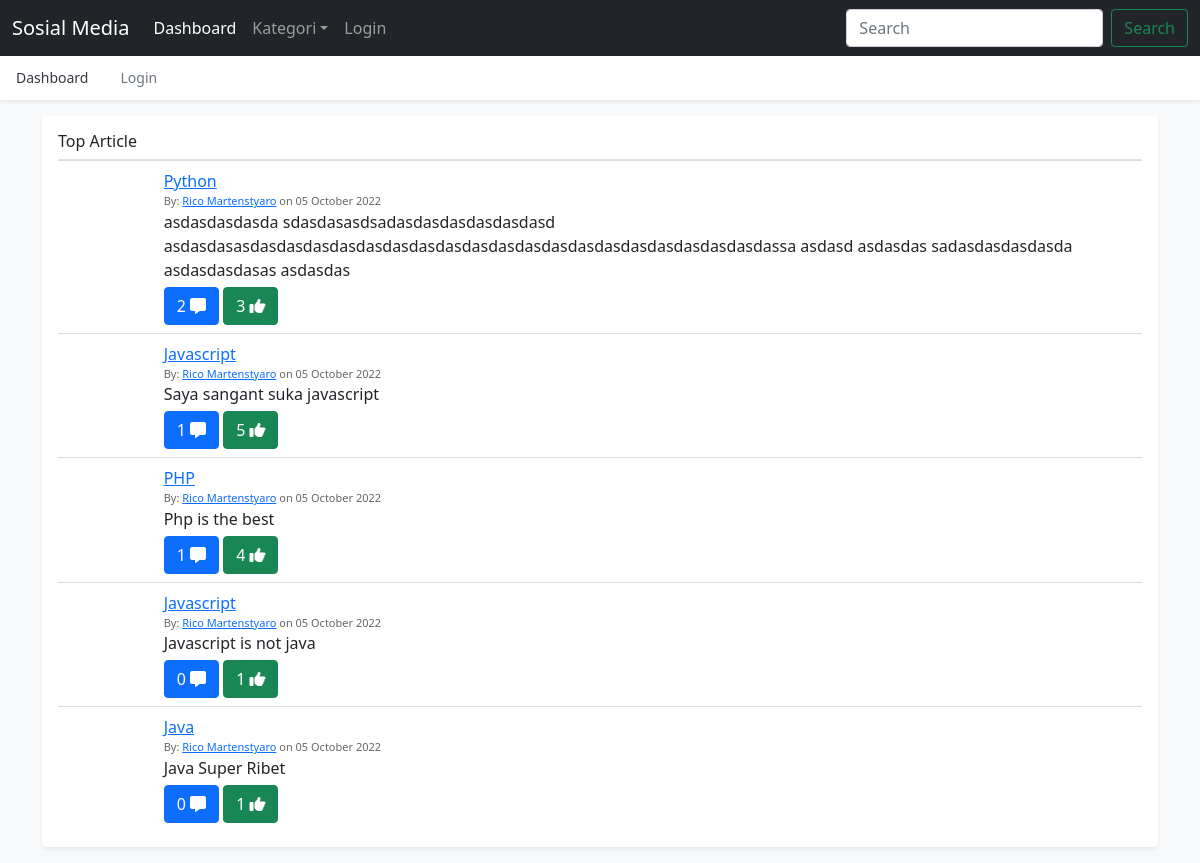
The page / on the database its author committed.
### tables this page shows
CREATE TABLE `artikel` (
  `id` int NOT NULL AUTO_INCREMENT,
  `kategori` int DEFAULT NULL,
  `username` varchar(100) DEFAULT NULL,
  `isi` text,
  `like` int NOT NULL DEFAULT '0',
  `comment` int NOT NULL DEFAULT '0',
  `created_at` datetime DEFAULT NULL,
  `updated_at` datetime DEFAULT NULL,
  `ringkasan` varchar(255) DEFAULT NULL,
  PRIMARY KEY (`id`)
);

CREATE TABLE `kategori` (
  `id` int NOT NULL AUTO_INCREMENT,
  `kategori` varchar(255) DEFAULT NULL,
  PRIMARY KEY (`id`)
);

CREATE TABLE `user` (
  `username` varchar(100) NOT NULL,
  `email` varchar(100) DEFAULT NULL,
  `nama_lengkap` varchar(255) DEFAULT NULL,
  `foto` varchar(255) DEFAULT NULL,
  `level_user` int DEFAULT NULL,
  `password` varchar(255) DEFAULT NULL,
  PRIMARY KEY (`username`)
);

### home.php (the view, shortened to what this page needs)
<!doctype html>
<html lang="en">
<?php
include "config/koneksi.php";
?>
<head>
  <link href="asset/css/bootstrap.min.css" rel="stylesheet">
  <link href="asset/css/comment.css" rel="stylesheet">
  <link href="asset/css/font-awesome.min.css" rel="stylesheet">
  <link href="asset/fontawesome/css/fontawesome.css" rel="stylesheet">
  <link href="asset/fontawesome/css/brands.css" rel="stylesheet">
  <link href="asset/fontawesome/css/solid.css" rel="stylesheet">
  <link href="asset/css/offcanvas.css" rel="stylesheet">
</head>
<body class="bg-light">
  <nav class="navbar navbar-expand-lg fixed-top navbar-dark bg-dark" aria-label="Main navigation">
    <div class="container-fluid">
      <a class="navbar-brand" href="#">Sosial Media</a>
      <div class="navbar-collapse offcanvas-collapse" id="navbarsExampleDefault">
        <ul class="navbar-nav me-auto mb-2 mb-lg-0">
          <li class="nav-item">
            <a class="nav-link active" aria-current="page" href="index.php">Dashboard</a>
          </li>
          <li class="nav-item dropdown">
            <a class="nav-link dropdown-toggle" href="#" id="dropdown01" data-bs-toggle="dropdown" aria-expanded="false">Kategori</a>
          </li>
          <li class="nav-item">
            <a class="nav-link" href="login.php">Login</a>
          </li>
        </ul>
        <form class="d-flex">
          <input class="form-control me-2" type="search" placeholder="Search" aria-label="Search">
          <button class="btn btn-outline-success" type="submit">Search</button>
        </form>
      </div>
    </div>
  </nav>
  <div class="nav-scroller bg-body shadow-sm">
    <nav class="nav nav-underline" aria-label="Secondary navigation">
      <a class="nav-link active" aria-current="page" href="index.php">Dashboard</a>
      <a class="nav-link" href="login.php">Login</a>
    </nav>
  </div>
  <main class="container">
    <?php
    if (empty($_GET['menu']) || !isset($_GET['menu'])) {
    ?>
      <div class="my-3 p-3 bg-body rounded shadow-sm">
        <h6 class="border-bottom pb-2 mb-0">Top Article</h6>
        <div class="panel panel-default widget">
          <div class="panel-body">
            <ul class="list-group">
              <?php
              if (isset($_GET['kategori']) || !empty($_GET['kategori'])) {
                $kondisi = "where artikel.kategori='" . $_GET['kategori'] . "'";
              } else {
                $kondisi = "";
              }
              $sql = "SELECT artikel.*,
              (artikel.comment*0.7 + artikel.like *0.3) as peringkat,
              kategori.kategori as nama_kategori,
              user.nama_lengkap,
              user.foto
              from artikel
              left join kategori on kategori.id=artikel.kategori
              left join user on user.username=artikel.username " . $kondisi .
                "order by peringkat desc";
              $result = mysqli_query($mysqli, $sql);
              while ($data = mysqli_fetch_array($result)) {
                if(!empty($data['foto'])){
                  $foto="images/".$data['foto'];
                }else{
                  $foto="asset/brand/user.svg";
                }
                echo '<li class="list-group-item">
                  <div class="row">
                      <div class="col-xs-2 col-md-1">
                          <img src="'.$foto.'" width="40px" class="img-circle img-responsive" alt="" /></div>
                      <div class="col-xs-10 col-md-11">
                          <div>
                              <a href="?kategori=' . $data['kategori'] . '">' . $data['nama_kategori'] . '</a>
                              <div class="mic-info">
                                  By: <a href="user.php?username='.$data['username'].'">' . $data['nama_lengkap'] . '</a> on ' . date('d F Y', strtotime($data['created_at'])) . '
                              </div>
                          </div>
                          <div class="comment-text">
                             ' . $data['ringkasan'] . '
                          </div>
                          <div class="action">
                              <button type="button" class="btn btn-primary btn-xs" title="Comment">
                              ' . $data['comment'] . ' <span class="fa fa-message"></span>
                              </button>
                              <button type="button" class="btn btn-success btn-xs" title="Approved">
                              ' . $data['like'] . ' <span class="fa fa-thumbs-up"></span>
                              </button>
                          </div>
                      </div>
                  </div>
              </li>';
              }
              ?>
            </ul>
          </div>
        </div>
      </div>
    <?php } ?>
  </main>
</body>
</html>

### index.php (shortened to what this page needs)
<?php
include "config/koneksi.php";
if(isset($_SESSION['username']) && ($_SESSION['username']!=='') ){
  include "app.php";
}
else{
  include "home.php";
}
?>

### asset/css/comment.css (style rules this page uses)
body { padding-top:30px; }
.widget .panel-body { padding:0px; }
.widget .list-group { margin-bottom: 0; }
.widget li.list-group-item { border-radius: 0;border: 0;border-top: 1px solid #ddd; }
.widget .mic-info { color: #666666;font-size: 11px; }
.widget .action { margin-top:5px; }

### asset/css/offcanvas.css (style rules this page uses)
html, body { overflow-x: hidden; }
body { padding-top: 56px; }
.nav-scroller { position: relative; z-index: 2; height: 2.75rem; overflow-y: hidden; }
.nav-scroller .nav { display: flex; flex-wrap: nowrap; padding-bottom: 1rem; margin-top: -1px; overflow-x: auto; color: rgba(255, 255, 255, .75); text-align: center; white-space: nowrap; -webkit-overflow-scrolling: touch; }
.nav-underline .nav-link { padding-top: .75rem; padding-bottom: .75rem; font-size: .875rem; color: #6c757d; }
.nav-underline .active { font-weight: 500; color: #343a40; }

### rows shown on the page
artikel: kategori.kategori "Python", user.nama_lengkap "Rico Martenstyaro", created_at "05 October 2022", ringkasan "asdasdasdasda sdasdasasdsadasdasdasdasdasdasd asdasdasasdasdasdasdasdasdasdasdasdasdasdasdasdasdasdasdasdasdasdasdassa asdasd asdasdas sadasdasdasdasda asdasdasdasas asdasdas", comment "2", like "3"
artikel: kategori.kategori "Javascript", user.nama_lengkap "Rico Martenstyaro", created_at "05 October 2022", ringkasan "Saya sangant suka javascript", comment "1", like "5"
artikel: kategori.kategori "PHP", user.nama_lengkap "Rico Martenstyaro", created_at "05 October 2022", ringkasan "Php is the best", comment "1", like "4"
artikel: kategori.kategori "Javascript", user.nama_lengkap "Rico Martenstyaro", created_at "05 October 2022", ringkasan "Javascript is not java", comment "0", like "1"
artikel: kategori.kategori "Java", user.nama_lengkap "Rico Martenstyaro", created_at "05 October 2022", ringkasan "Java Super Ribet", comment "0", like "1"
